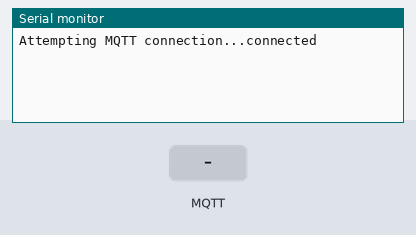
The sketch below on a simulated Arduino Uno, built with avr-gcc and run on an emulated ATmega328P. Shown: the last lines printed to the serial monitor. The test bench sets the inputs (shaded band). WiFi joins after 1.5 s; servers stay silent unless stated; random numbers use the default seed unless the sketch sets one; no MQTT or app messages arrive unless stated.

Above: at 4.2 s.
4.3 s: MQTT message "1" arrives on the first subscribed topic
At 5.5 s:
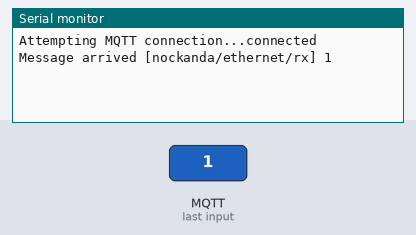
5.8 s: MQTT message "on" arrives on the first subscribed topic
At 6.9 s:
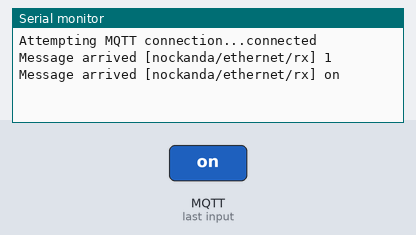
7.3 s: MQTT message "off" arrives on the first subscribed topic
At 8.1 s:
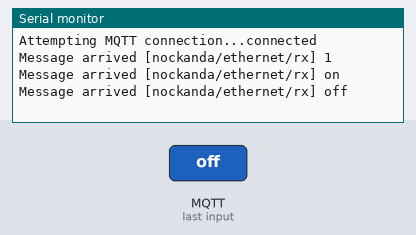

Measured:
- after the input at 4.3 s, the serial monitor: prints a new line at once (image 1)
- after the input at 5.8 s, the serial monitor: prints a new line at once (image 2)
- after the input at 7.3 s, the serial monitor: prints a new line at once (image 3)

The sketch:

real_mqtt_LED.ino
```cpp
#include <SPI.h>
#include <Ethernet.h>
#include <PubSubClient.h>

#define redled 0    // 빨
#define blueLed 5   // 블루
#define yellowled 9 // 노
#define greenled 13  // 초

byte mac[] = {0xDE, 0xED, 0xBA, 0xFE, 0xFE, 0xED};
IPAddress ip(172, 16, 0, 100);
const char *mqtt_server = "broker.mqtt-dashboard.com";

unsigned long t = 0;
String lastMessage;  // Variable to store the last LED status

EthernetClient ethClient;
PubSubClient client(ethClient);

void callback(char *topic, byte *payload, unsigned int length)
{
  Serial.print("Message arrived [");
  Serial.print(topic);
  Serial.print("] ");
  for (int i = 0; i < length; i++)
  {
    Serial.print((char)payload[i]);
  }
  Serial.println();

 if (payload[0] == '1')
  {
    digitalWrite(redled, HIGH);
    lastMessage = "red";
  }
  else if (payload[0] == '2')
  {
    digitalWrite(blueLed, HIGH);
    lastMessage = "blue";
  }
  else if (payload[0] == '3')
  {
    digitalWrite(greenled, HIGH);
    lastMessage = "green";
  }
  else if (payload[0] == '4')
  {
    digitalWrite(yellowled, HIGH);
    lastMessage = "yellow";
  }
  else if (payload[0] == '5')
  {
    digitalWrite(redled, LOW);
    digitalWrite(blueLed, LOW);
    digitalWrite(greenled, LOW);
    digitalWrite(yellowled, LOW);
    lastMessage = "모든 LED 꺼짐";
  }
}

void reconnect()
{
  while (!client.connected())
  {
    Serial.print("Attempting MQTT connection...");
    String clientId = "Nockanda-";
    clientId += String(random(0xffff), HEX);
    if (client.connect(clientId.c_str()))
    {
      Serial.println("connected");
      client.subscribe("nockanda/ethernet/rx");
    }
    else
    {
      Serial.print("failed, rc=");
      Serial.print(client.state());
      Serial.println(" try again in 5 seconds");
      delay(5000);
    }
  }
}

void setup()
{
  Serial.begin(9600);
  pinMode(redled, OUTPUT);
  client.setServer(mqtt_server, 1883);
  client.setCallback(callback);
  Ethernet.begin(mac);

  randomSeed(micros());
  delay(1500);
}

void loop()
{
  if (!client.connected())
  {
    reconnect();
  }
  client.loop();

  if (millis() - t > 5000)
  {
    t = millis();
    // Publish the last LED status every 5 seconds
    client.publish("nockanda/ethernet/tx", lastMessage.c_str());
  }
}
```
